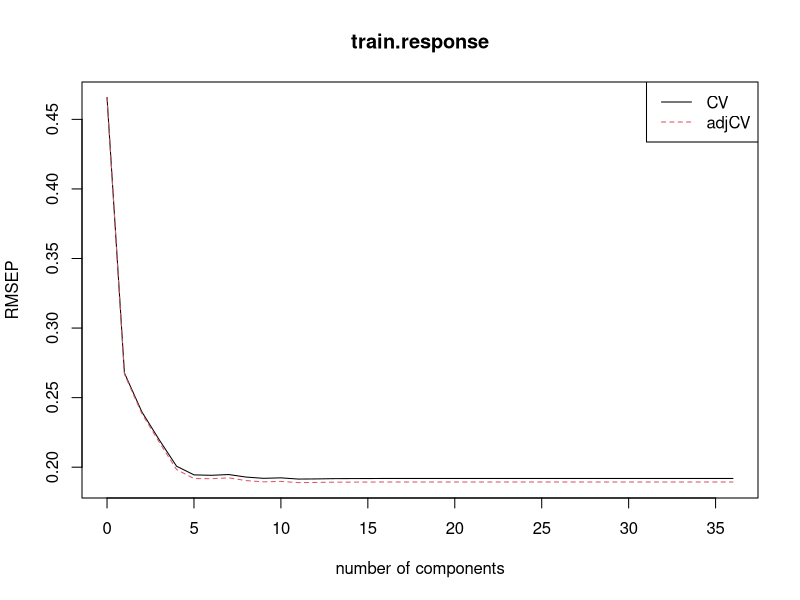
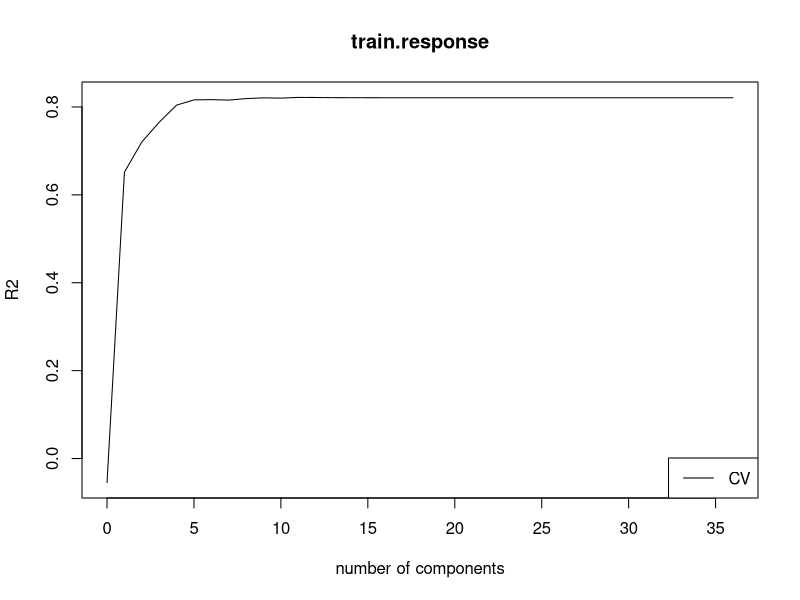

Source code (R) for these figures, in order: (Note: this script raises an error after producing the figures.)
library(pls)

set.seed(1991)

train <- read.csv("data_set_ALL_AML_train.csv", header = TRUE, sep = ";")
indep <- read.csv("data_set_ALL_AML_independent.csv", header = TRUE, sep = ";")

# 1 represents ALL, 0 AML
# 27 is the index of the last ALL in the training data, 20 in test data. Rest is AML
# The order in the response document is mixed, while they are ordered by ALL first, AML later
# in the .csv files

train.response <- append(rep(1,27), rep(0,11) , after =  27)
indep.response <- append(rep(1,20), rep(0,14) , after = 20)

# Form the matrices to train and test on, by transposing the original data
#
X <- t(train)
Xt <- t(indep)

# Remove non-numerical rows and make data into data.frames for easier 
# management and function calling.
remove.from.train <- seq(4,78,2)
X <- X[-remove.from.train,]
X <- X[-c(1,2),]
X <- data.frame(X)

remove.from.indep <- seq(4,70,2)
Xt <- Xt[-remove.from.indep,]
Xt <- Xt[-c(1,2),]
Xt <- data.frame(Xt)

# Convert to numerical
X <- data.frame(sapply(X, function(x) as.numeric(as.character(x))))
Xt <- data.frame(sapply(Xt, function(x) as.numeric(as.character(x))))

# scale X and Xt
X_means = colMeans(X)
X = scale(X, scale = FALSE)
Xt = scale(Xt, center=X_means, scale = FALSE)

# A final conversion to run the pls
X <- data.frame(X)
Xt <- data.frame(Xt)

# Run PLS1 regression on our data, looking at up to 10 components if using ncomp =10. 
# Can be changed to nothing to run as many as possible (36)
p1 <- plsr(train.response ~ ., data = X[1:38,], validation = "LOO")

# Details about our model. Especially interesting is summary(p1) that gives us
# information about the number of components that describe the training data
attributes(p1)
summary(p1)

# Plot the components importance
plot(RMSEP(p1), legendpos = "topright")

R2(p1)
plot(R2(p1), legendpos = "bottomright")



# the PLS1 model for step 6, not yet ready. nd is the number of components, suggesting at least 4
# perhaps as many as 7 or 8
lmY <- lm(y~p1$scores[,1:nd])
summary(lmY)
